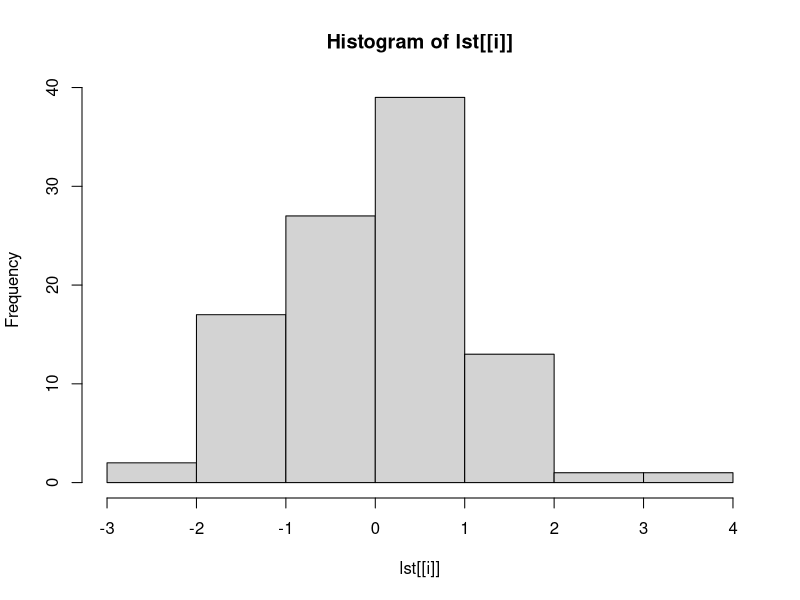
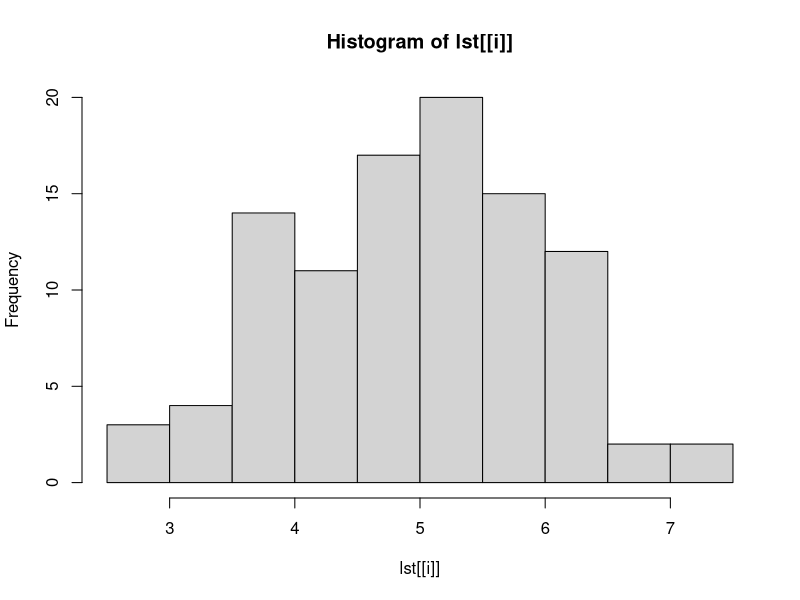
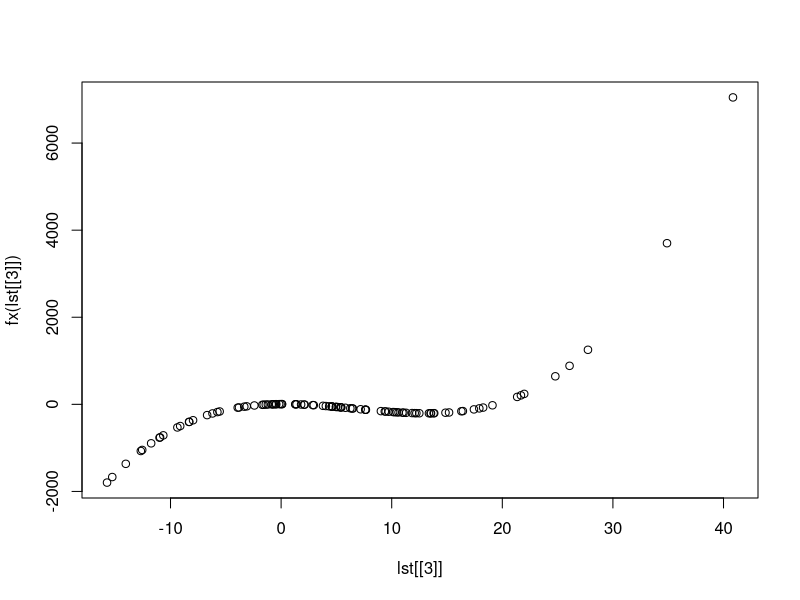

These figures' R source, in order:
## ---- chunk 1
knitr::opts_chunk$set(cache = TRUE, error = TRUE, fig.width = 4, fig.asp = 1)
## ---- chunk 2
s <- 0
for(i in 1:100)
  s <- s + i
## ---- chunk 3
sum(1:100)
## ---- chunk 4
(thresh <- 0.05 / 20)
## ---- chunk 5
x <- 1:10
y <- rnorm(10)
x + y
## ---- chunk 6
mat <- cbind(x, y)
apply(mat, 1, sum)

lst <- list(rnorm(100),
            rnorm(100, 5),
            rnorm(100, 5, 10))
sapply(lst, mean)
lapply(lst, mean)
## ---- chunk 7
ifelse(y > 0, 1, -1)
## ---- chunk 8
test <- TRUE
if(test)
{
  print("This is executed when test is true.")
}else{
  print("This is executed when test is false.")
}
## ---- chunk 9
for(i in 1:2)
{
  hist(lst[[i]])
}
## ---- chunk 10
fx <- function(x)
{
  # do something here and return a value
  return(5 + 2*x - 4*x^2 + x^3/5)
}

plot(lst[[3]], fx(lst[[3]]))
